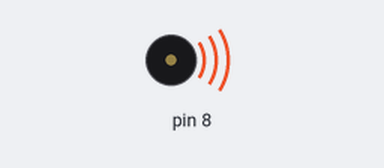
Simulated run of this sketch. Board: Arduino Uno, built with avr-gcc and run on an emulated ATmega328P. On the bench: buzzer (waves = sounding).

Above: at 1.0 s.
At 4.5 s:
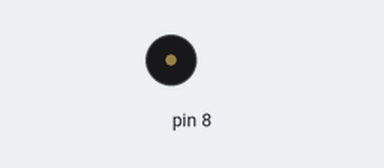
Timing chart, 0 to 9.1 s (numbered marks = the images above):
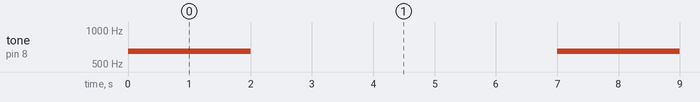

Measured:
- by itself, tone on pin 8: alternates 650 Hz for 2.0 s and silent for 5.0 s

The sketch:

Speaker.ino
```cpp
void setup() {


}

void loop() {
  tone(8,650);
  delay(2000);
  //tone(9,900);
 // delay(9);
  noTone(8);
  noTone(9);
  delay(5000);

}
```
